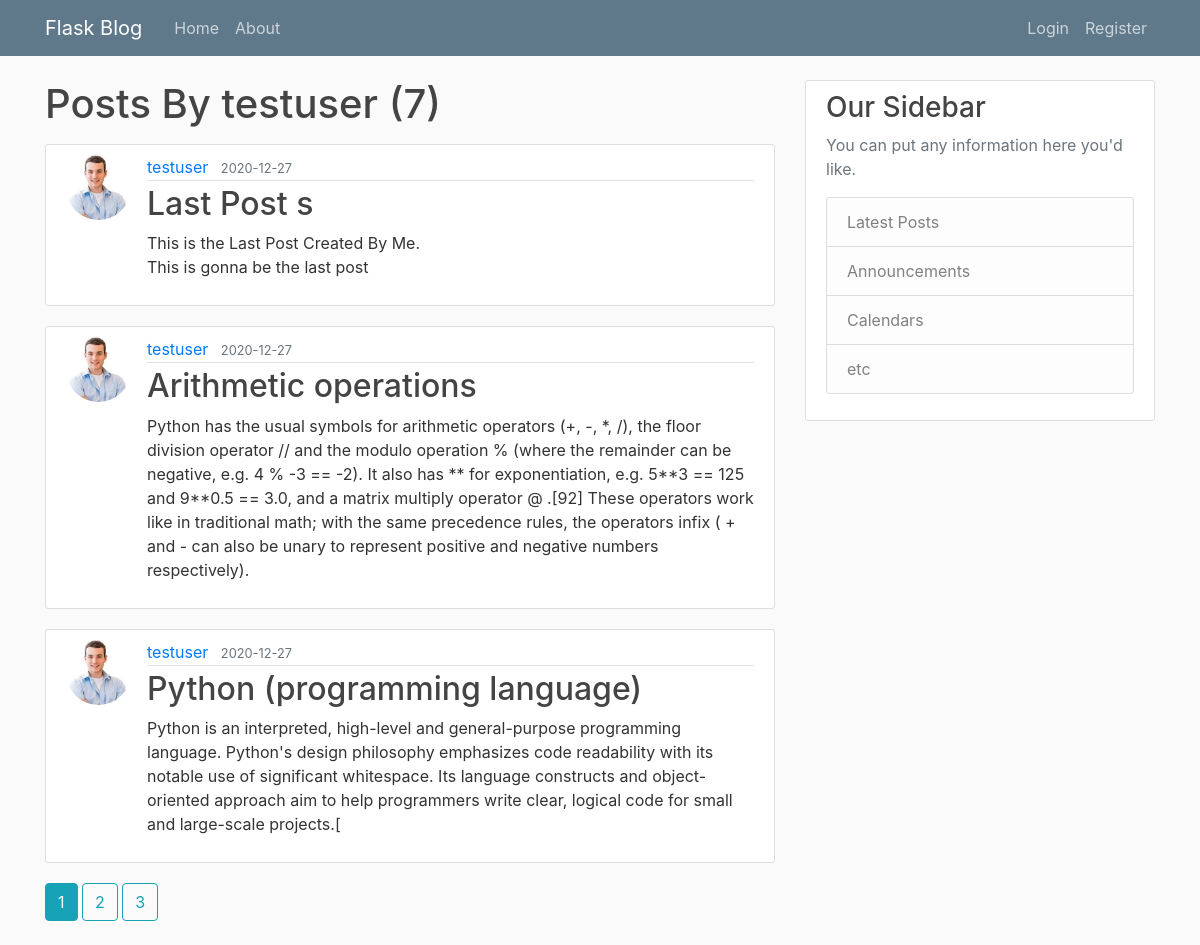
The app's page /user/testuser with its own data.
### flaskblog/models.py (models this page shows, shortened)
class User(db.Model, UserMixin):
    id = db.Column(db.Integer, primary_key=True)
    username = db.Column(db.String(20), unique = True, nullable=False)
    email = db.Column(db.String(120), unique = True, nullable=False)
    image_file = db.Column(db.String(60), nullable=False, default="default.jpg")
    password = db.Column(db.String(60), nullable=False)
    posts = db.relationship('Post', backref='author', lazy=True)

class Post(db.Model):
    id = db.Column(db.Integer, primary_key=True)
    title = db.Column(db.String(100), nullable=False)
    date_posted = db.Column(db.DateTime, nullable=False, default=datetime.utcnow)
    content = db.Column(db.Text, nullable=False )
    user_id = db.Column(db.Integer, db.ForeignKey('user.id'), nullable=False)

### flaskblog/users/routes.py (the view)
@users.route("/user/<username>")
def user_posts(username):
    page = request.args.get('page',1,type=int)
    user = User.query.filter_by(username=username).first_or_404()
    posts = Post.query.filter_by(author=user).order_by(Post.date_posted.desc()).paginate(page=page, per_page=3)
    return render_template('user_posts.html', posts = posts,title = username, user=user)

### flaskblog/templates/user_posts.html
{% extends 'layout.html' %}
  {% block content %}
    <h1 class="mb-3">Posts By {{ user.username }} ({{ posts.total }})</h1>
    {% for post in posts.items %}
      <article class="media content-section">
        <img class="rounded-circle article-img" src="{{ url_for('static', filename='profile_pic/' + post.author.image_file) }}">
        <div class="media-body">
          <div class="article-metadata">
            <a class="mr-2" href="{{ url_for('users.user_posts',username=post.author.username) }}">{{ post.author.username }}</a>
            <small class="text-muted">{{ post.date_posted.strftime('%Y-%m-%d') }}</small>
          </div>
          <h2><a class="article-title" href="{{ url_for('posts.post',post_id = post.id) }}">{{ post.title }}</a></h2>
          <p class="article-content">{{ post.content }}</p>
        </div>
      </article>
    {% endfor %}
    {% for page_num in posts.iter_pages(left_edge=1, right_edge=1, left_current=1, right_current=2) %}
      {% if page_num %}
        {% if posts.page == page_num %}
          <a class="btn btn-info mb-4" href="{{ url_for('users.user_posts',username=user.username, page=page_num ) }}">{{ page_num }}</a>
        {% else %}
          <a class="btn btn-outline-info mb-4" href="{{ url_for('users.user_posts',username=user.username, page=page_num ) }}">{{ page_num }}</a>
        {% endif %}
      {% else %}
        ...
      {% endif %}
    {% endfor %}
  {% endblock content %}

### flaskblog/static/main.css (style rules this page uses)
body { background: #fafafa; color: #333333; margin-top: 5rem; }
h1, h2, h3, h4, h5, h6 { color: #444444; }
.content-section { background: #ffffff; padding: 10px 20px; border: 1px solid #dddddd; border-radius: 3px; margin-bottom: 20px; }
.article-title { color: #444444; }
.article-content { white-space: pre-line; }
.article-img { height: 65px; width: 65px; margin-right: 16px; }
.article-metadata { padding-bottom: 1px; margin-bottom: 4px; border-bottom: 1px solid #e3e3e3 }

### records on screen
User: username "testuser"
Post: image_file (picture), author.username "testuser", date_posted "2020-12-27", title "Last Post s", content "This is the Last Post Created By Me. This is gonna be the last post"
Post: image_file (picture), author.username "testuser", date_posted "2020-12-27", title "Arithmetic operations", content "Python has the usual symbols for arithmetic operators (+, -, *, /), the floor division operator // and the modulo operation % (where the remainder can be negative, e.g. 4 % -3 == -2). It also has ** for exponentiation, e.g. 5**3 == 125 and 9**0.5 == 3.0, and a matrix multiply operator @ .[92] These operators work like in traditional math; with the same precedence rules, the operators infix ( + and - can also be unary to represent positive and negative numbers respectively)."
Post: image_file (picture), author.username "testuser", date_posted "2020-12-27", title "Python (programming language)", content "Python is an interpreted, high-level and general-purpose programming language. Python's design philosophy emphasizes code readability with its notable use of significant whitespace. Its language constructs and object-oriented approach aim to help programmers write clear, logical code for small and large-scale projects.["

### other values on screen
{{ posts.total }} "7"
{{ page_num }} "1"
{{ page_num }} "2" "3"
